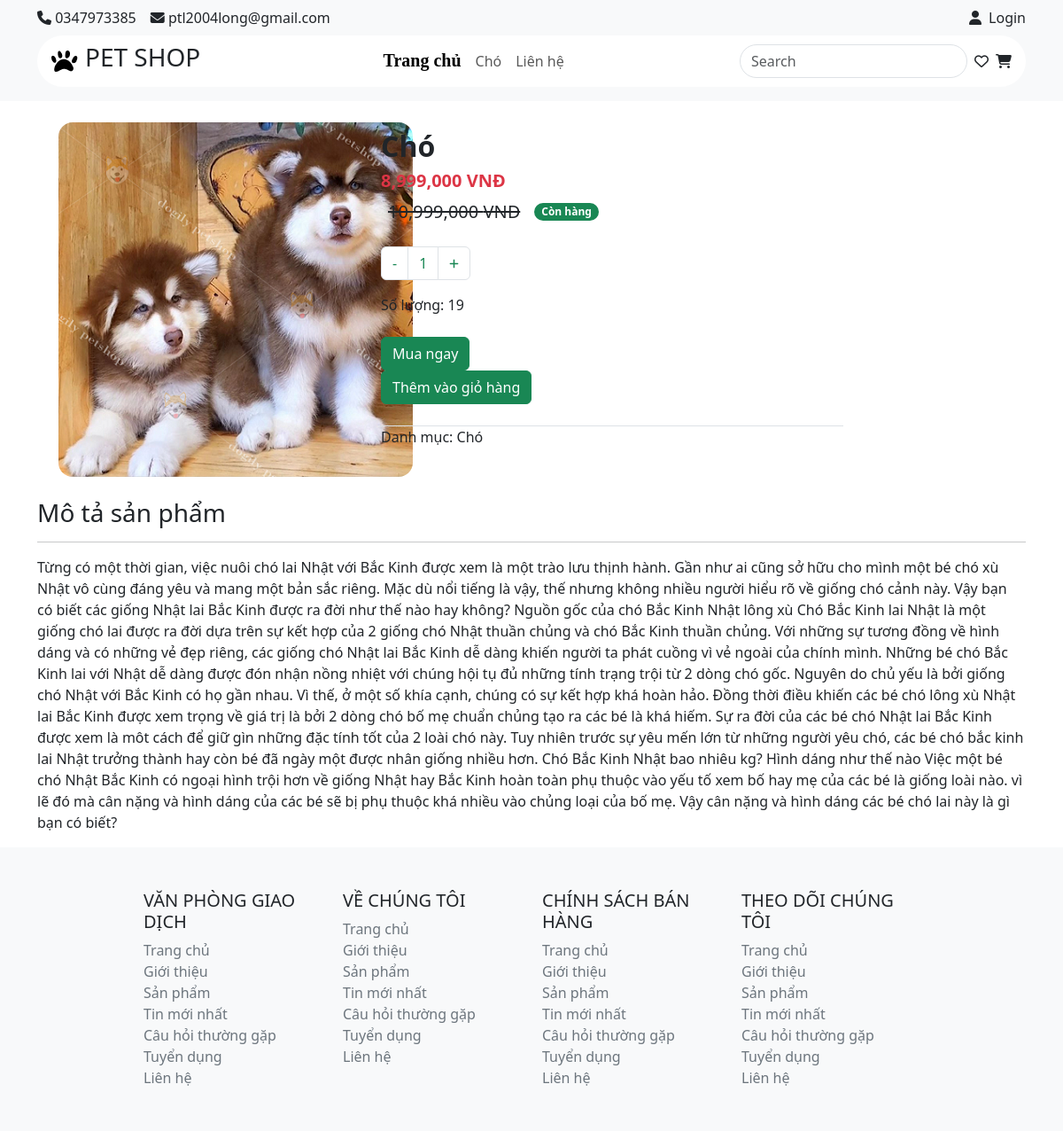
/?act=detail-pro&id=39, run on the app's committed database.
### tables this page shows
CREATE TABLE `category` (
  `id` int(11) NOT NULL,
  `name` varchar(50) NOT NULL,
  `image_src` text NOT NULL
);

CREATE TABLE `product` (
  `id` int(11) NOT NULL,
  `name` varchar(255) NOT NULL,
  `image_src` text NOT NULL,
  `price_old` float NOT NULL,
  `price_new` float NOT NULL,
  `description` text NOT NULL,
  `quantity` int(11) NOT NULL,
  `status` tinyint(1) NOT NULL,
  `category_id` int(11) NOT NULL
);

### controllers/ProductController.php (called while the page is built, shortened)
<?php
class ProductController {
    public $productQuery;
    public $categoryQuery;
    public function __construct() {
        $this->productQuery = new ProductQuery();
        $this->categoryQuery = new CategoryQuery();
    }
    public function detailProduct($id) {
        try {
            $id = $_GET['id'];
            $only = $this->productQuery->only($id);
        } catch (Exception $e) {
            echo "Lỗi: " . $e->getMessage();
        }
        $listCgr = $this->categoryQuery->all();
        include "views/product/detail.php";
    }
}
?>

### index.php (called while the page is built, shortened)
<?php
    require_once "commons/functions.php";
    require_once "controllers/ProductController.php";
    require_once "models/ProductQuery.php";
    require_once "models/CategoryQuery.php";
    $act = $_GET['act'] ?? "";
    $id = $_GET['id'] ?? "";
    try {
        match($act) {
            '' => (new IndexController()) -> home(),
            'detail-pro' => (new ProductController()) -> detailProduct($id),
            'cart' => (new ProductController()) -> cart(),
            'login' => (new AccountController()) -> login(),
            'register' => (new AccountController()) -> register(),
        };
    } catch (Exception $e) {
        echo "Lỗi: " . $e->getMessage();
    }
?>

### commons/functions.php (called while the page is built, shortened)
<?php
    function connectDB()
    {
        $host = DB_HOST;
        $dbName = DB_NAME;
        try {
            $conn = new PDO("mysql:host=$host;dbname=$dbName", DB_USER, DB_PASS);
            return $conn;
        } catch (PDOException $e) {
            echo "Lỗi: " . $e->getMessage();
            echo "<hr>";
        }
    }
    function convertToObjCategory($row) {
        $category = new Category();
        $category->id = $row['id'];
        $category->name = $row['name'];
        $category->image_src = $row['image_src'];
        $category->status = $row['status'];
        return $category;
    }
function pdo_query_one($sql)
{
    $sql_args = array_slice(func_get_args(), 1);
    try {
        $conn = connectDB();
        $stmt = $conn->prepare($sql);
        $stmt->execute($sql_args);
        $row = $stmt->fetch(PDO::FETCH_ASSOC);
        return $row;
    } catch (PDOException $e) {
        throw $e;
    } finally {
        unset($conn);
    }
}
?>

### models/CategoryQuery.php (called while the page is built)
<?php
class CategoryQuery
{
    public $pdo;
    public function __construct()
    {
        $this->pdo = connectDB();
    }
    public function __destruct()
    {
        $this->pdo = null;
    }
    public function all()
    {
        try {
            $sql = "SELECT category.id AS id,
                category.name AS name,
                category.image_src AS image_src,
                COUNT(product.id) AS status
            FROM category
            LEFT JOIN product ON category.id = product.category_id
            GROUP BY category.id, category.name, category.image_src";
            $data = $this->pdo->query($sql)->fetchAll();
            $listCgr = [];
            foreach ($data as $row) {
                $listCgr[] = convertToObjCategory($row);
            }
            return $listCgr;
        } catch (Exception $e) {
            echo "Lỗi: " . $e->getMessage();
            echo "<hr>";
        }
    }
}

### models/ProductQuery.php (called while the page is built, shortened)
<?php
    class ProductQuery {
        public function only($id) {
            try {
                $sql = "SELECT *, product.id as id, category.name as cgr_name, product.image_src as pro_img FROM product
                INNER JOIN category on product.category_id = category.id
                where product.id = " . $id;
                $only = pdo_query_one($sql);
                return $only;
            } catch (Exception $e) {
                echo "Lỗi: " .$e->getMessage();
                echo "<hr>";
            }
        }
    }
?>

### views/product/detail.php (the view, shortened to what this page needs)
<?php include "views/component/header.php"; ?>
<main class="container">
    <div class="row p-4">
        <div class="col-md-4 rounded-2">
            <img src="<?= BASE_URL_IMG . $only['pro_img']?>" class="rounded-4" alt="">
        </div>
        <div class="col-md-6 d-flex justify-content-center flex-column">
            <h3 class="fw-bold fs-2"><?= $only['name'] ?></h3>
            <h2 class="text-danger fw-bold pe-2 fs-5"><?= number_format($only['price_new']) ?> VNĐ</h2>
            <div class="d-flex align-items-center">
                <span class="text-body text-decoration-line-through ps-2 fs-5"><?= number_format($only['price_old']) ?>
                    VNĐ</span>
                <?php if($only['status'] == 1): ?>
                <span class="badge bg-success rounded-pill ps-2 ms-3">Còn hàng</span>
                <?php endif; ?>
            </div>
            <br>
            <nav aria-label="Page navigation example">
                <ul class="pagination d-flex">
                    <li class="page-item">
                        <a class="page-link text-success" aria-label="Next">
                            <span> - </span>
                        </a>
                    </li>
                    <li class="page-item"><a class="page-link text-success" href="#">1</a></li>
                    <li class="page-item">
                        <a class="page-link text-success" aria-label="Previous">
                            <i class="fa-solid fa-plus fa-xs"></i>
                        </a>
                    </li>
                </ul>
            </nav>
            <span>Số lượng: <?= $only['quantity'] ?></span>
            <br>
            <div>
                <a href="./XacNhanSp.html"><button class="btn btn-success">Mua ngay</button></a>
                <form action="?act=cart" method="POST">
                    <button class="btn btn-success" name="addToCart">Thêm vào giỏ hàng</button>
                </form>
            </div>
            <br>
            <div class="border-top">
                <span class="pt-1">Danh mục: <?= $only['cgr_name'] ?></span>
            </div>
            <br>
        </div>
    </div>
    <h3>Mô tả sản phẩm</h3>
    <hr>
    <p><?= $only['description'] ?></p>
</main>
<?php include "views/component/footer.php"; ?>

### views/component/header.php (shortened to what this page needs)
<!DOCTYPE html>
<html lang="en">
<head>
    <link href="https://cdn.jsdelivr.net/npm/bootstrap@5.3.3/dist/css/bootstrap.min.css" rel="stylesheet">
    <link rel="stylesheet" href="../css/style.css">
</head>
<body>
    <header class="bg-light pb-2 pt-2">
        <div class="container">
            <div class="d-flex justify-content-between align-items-center pb-2">
                <div class="d-flex justify-content-between align-items-center">
                    <div class="pe-3">
                        <i class="fa-solid fa-phone"></i> 0347973385
                    </div>
                    <div>
                        <i class="fa-solid fa-envelope"></i> ptl2004long@gmail.com
                    </div>
                </div>
                <div class="d-flex justify-content-end align-items-center">
                    <i class="fa-solid fa-user me-2"></i>
                    <?php if (isset($_SESSION["user_name"])) {?>
                    Xin chào <?= $_SESSION["user_name"] ?> .
                    <a class="nav-link text-danger" href="?act=logout">-. Logout</a>
                    <?php } else {?>
                    <a class="nav-link" href="?act=login">Login</a>
                    <?php } ?>
                </div>
            </div>
            <div class="d-flex justify-content-between align-items-center bg-white rounded-pill mb-2">
                <div class="d-flex align-items-center justify-content-center p-2 ms-2">
                    <img src="../img/logo.png" class="pe-2" alt="">
                    <h3>PET SHOP </h3>
                </div>
                <nav class="navbar navbar-expand-lg">
                    <div class="container-fluid">
                        <div class="navbar-nav">
                            <a class="nav-link active" aria-current="page" href="index.php">Trang chủ</a>
                            <?php foreach ($listCgr as $cgr): ?>
                            <a class="nav-link" href="#"><?= $cgr->name ?></a>
                            <?php endforeach ?>
                            <a class="nav-link" href="#">Liên hệ</a>
                        </div>
                    </div>
                </nav>
                <div class="d-flex justify-content-between align-items-center pe-2">
                    <form class="d-flex" role="search">
                        <input class="form-control me-2 rounded-pill" type="search" placeholder="Search"
                            aria-label="Search">
                    </form>
                    <i class="fa-regular fa-heart me-2"></i>
                    <a href="?act=cart" class="text-dark"><i class="fa-solid fa-cart-shopping me-2"></i></a>
                </div>
            </div>
        </div>
    </header>

### css/style.css (style rules this page uses)
* { margin: 0; padding: 0; box-sizing: border-box; list-style-type: none; text-decoration: none; }
a { text-decoration: none; color: black; }
li { list-style: none; }
.active { color: #FD7E14; font-family: Poppins; font-size: 20px; font-style: normal; font-weight: 600; line-height: normal; border-bottom: #FD7E14 ; }

### data on the page
category: name "Chó"
product: image_src (picture), category.name "Chó", price_new "8,999,000", price_old "10,999,000", quantity "19", description "Từng có một thời gian, việc nuôi chó lai Nhật với Bắc Kinh được xem là một trào lưu thịnh hành. Gần như ai cũng sở hữu cho mình một bé chó xù Nhật vô cùng đáng yêu và mang một bản sắc riêng. Mặc dù nổi tiếng là vậy, thế nhưng không nhiều người hiểu rõ về giống chó cảnh này. Vậy bạn có biết các giống Nhật lai Bắc Kinh được ra đời như thế nào hay không? Nguồn gốc của chó Bắc Kinh Nhật lông xù Chó Bắc Kinh lai Nhật là một giống chó lai được ra đời dựa trên sự kết hợp của 2 giống chó Nhật thuần chủng và chó Bắc Kinh thuần chủng. Với những sự tương đồng về hình dáng và có những vẻ đẹp riêng, các giống chó Nhật lai Bắc Kinh dễ dàng khiến người ta phát cuồng vì vẻ ngoài của chính mình. Những bé…"
